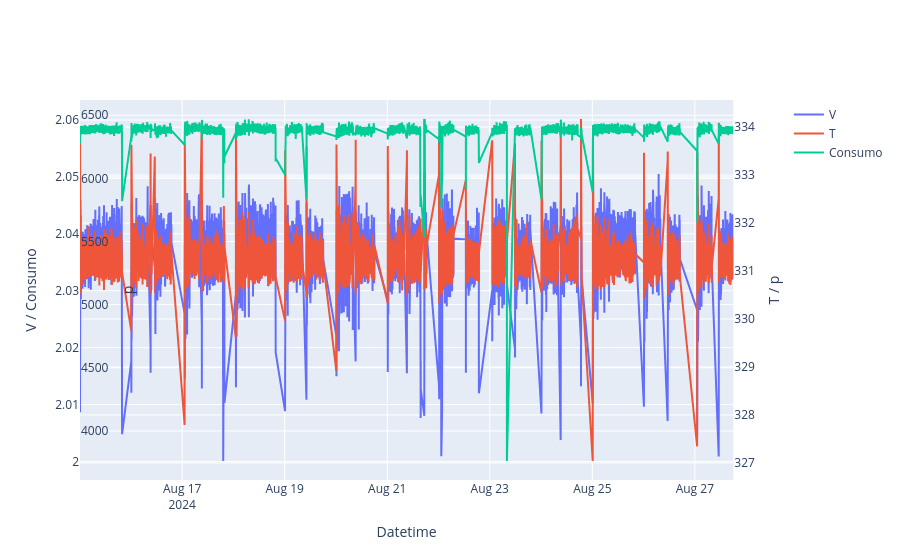

The cell this chart's notebook holds for it:
### Code cell
T = torch.tensor(df['T'].values) # Heat (Kelvin)
P = torch.tensor(df['Consumo'].values) # Transfer to W
V = torch.tensor(df['V'].values) # Voltages

from plotly.subplots import make_subplots

# Create subplots with shared x-axis
fig = make_subplots(specs=[[{"secondary_y": True}]])

# Add traces
fig.add_trace(go.Scatter(x=df['datetime'], y=df['V'], mode='lines', name='V'), secondary_y=False)
fig.add_trace(go.Scatter(x=df['datetime'], y=df['T'], mode='lines', name='T'), secondary_y=True)
fig.add_trace(go.Scatter(x=df['datetime'], y=df['Consumo'], mode='lines', name='Consumo', yaxis='y3'))
# Create axis objects
fig.update_layout(
    yaxis3=dict(title='p', side='right', overlaying='y', anchor='free')
)

# Set axis titles
fig.update_xaxes(title_text="Datetime")
fig.update_yaxes(title_text="V / Consumo", secondary_y=False)
fig.update_yaxes(title_text="T / p", secondary_y=True)

# Show plot
fig.show()

### Figure 1 — Plotly figure (JSON) as saved in the notebook; plotly's stock layout.template omitted (floating-point values rounded to 4 significant figures; data arrays with more than 128 entries replaced by an {"elided": "..."} marker saying what was removed)
{"data": [{"mode": "lines", "name": "V", "type": "scatter", "x": {"elided": "12563 str values"}, "xaxis": "x", "y": {"elided": "12563 float values"}, "yaxis": "y"}, {"mode": "lines", "name": "T", "type": "scatter", "x": {"elided": "12563 str values"}, "xaxis": "x", "y": {"elided": "12563 float values"}, "yaxis": "y2"}, {"mode": "lines", "name": "Consumo", "type": "scatter", "x": {"elided": "12563 str values"}, "y": {"elided": "12563 float values"}, "yaxis": "y3"}], "layout": {"xaxis": {"anchor": "y", "domain": [0, 0.94], "title": {"text": "Datetime"}}, "yaxis": {"anchor": "x", "domain": [0, 1], "title": {"text": "V / Consumo"}}, "yaxis2": {"anchor": "x", "overlaying": "y", "side": "right", "title": {"text": "T / p"}}, "yaxis3": {"anchor": "free", "overlaying": "y", "side": "right", "title": {"text": "p"}}}}
